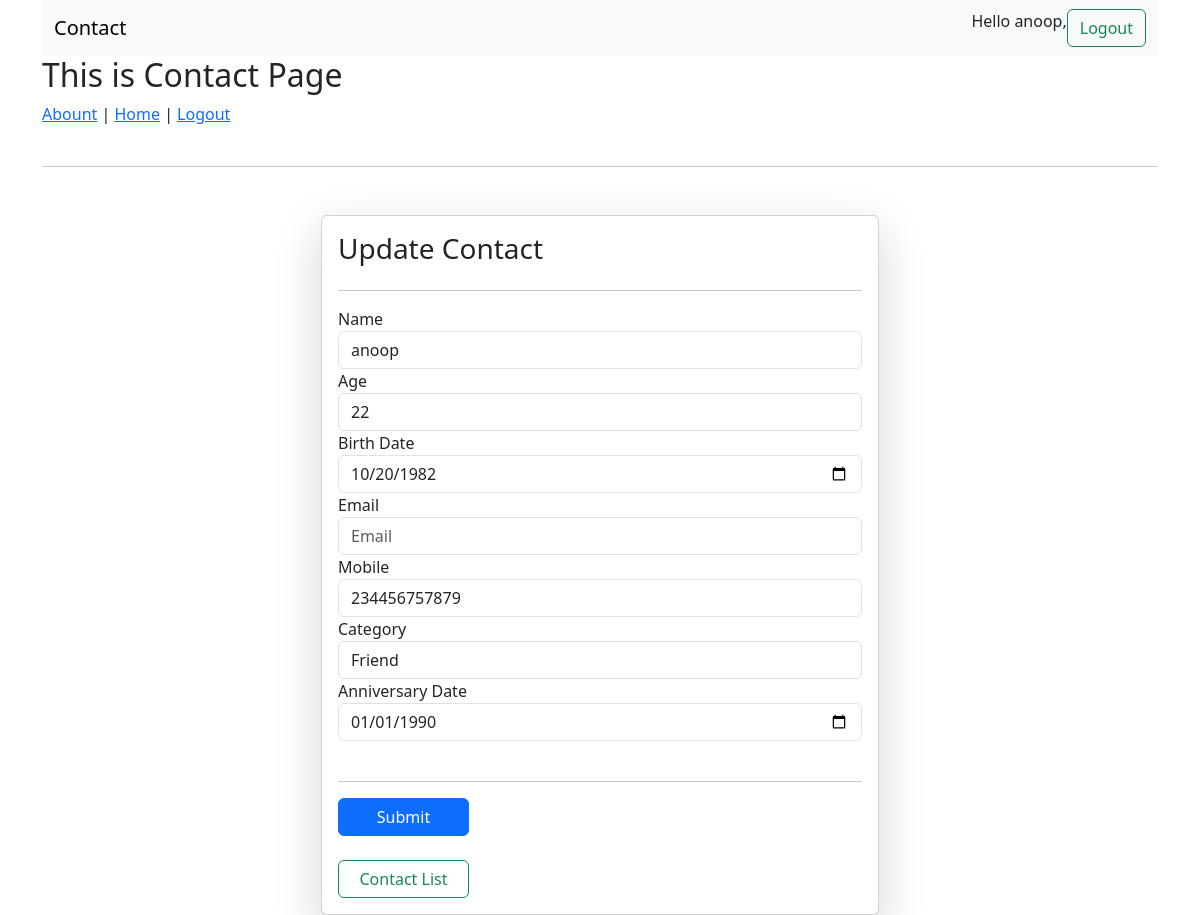
The page /update_contact/anoop/ (signed in) on the database its author committed.
### home/models.py (models this page shows, shortened)
class PhoneBook(models.Model):
    user = models.ForeignKey(User, on_delete=models.SET_NULL, null=True, blank=True)
    name = models.CharField(max_length=100)
    age = models.IntegerField()
    slug = models.SlugField(unique=True, null=True)
    dob = models.DateField(blank=True, null=True)
    email = models.EmailField(blank=True, null=True)
    mobile = models.CharField(max_length=11, null=True, blank=True)
    category = models.ForeignKey(Category, on_delete=models.CASCADE)
    anniversary = models.DateField(blank=True, null=True)
    status = models.IntegerField(default=1)
    is_deleted = models.BooleanField(default=False)
    """ def save(self, force_insert: bool = ..., force_update: bool = ..., using: str | None = ..., update_fields: Iterable[str] | None = ...) -> None:
        return super().save(force_insert, force_update, using, update_fields) """
    def save(self, *args, **kwargs):
        self.slug = generate_slug(self.name)
        super(PhoneBook, self).save(*args, **kwargs)

### home/views.py (the view, shortened to what this page needs)
# urls.py: path('update_contact/<slug>/',update_contact,name='update_contact'),
@login_required
def update_contact(request, slug):
    updateContactObj = PhoneBook.objects.get(slug=slug)
    Categories = Category.objects.all()
    print(request.method)
    context={'phoneBook':updateContactObj, 'Categories':Categories}
    return render(request, "home/update_contacts.html", context)

### home/templates/home/update_contacts.html (shortened to what this page needs)
{% extends "base.html" %}
{% block start %}
<h2>This is Contact Page</h2>
<a href="/about/">Abount</a>&nbsp;|&nbsp;<a href="/">Home</a>&nbsp;|&nbsp;<a href="/logout/">Logout</a><br><br><hr>
<div class="mt-5">
    <form class="form-horizontal col-6 mx-auto card p-3 shadow-lg" method="post" enctype="multipart/form-data" >
        <h3>Update Contact</h3>
        <hr>
          <div class="form-group">
            <label for="exampleInputEmail1">Name</label>
            <input type="text" name="name" value="{{phoneBook.name}}" class="form-control" placeholder="Enter Name">
          </div>
          <div class="form-group">
            <label for="exampleInputPassword1">Age</label>
            <input type="number" value="{{phoneBook.age}}" class="form-control" placeholder="Age" name="age">
          </div>
          <div class="form-group">
            <label for="exampleInputPassword1">Birth Date</label>
            <input type="date" class="form-control date" placeholder="Birth Date" name="dob" value="{{phoneBook.dob|date:'Y-m-d'}}">
          </div>
          <div class="form-group">
            <label for="exampleInputPassword1">Email</label>
            <input type="email" class="form-control" placeholder="Email" name="email" value="{{phoneBook.email}}">
          </div>
          <div class="form-group">
            <label for="exampleInputPassword1">Mobile</label>
            <input type="text" class="form-control" placeholder="Mobile" name="mobile" value="{{phoneBook.mobile}}">
          </div>
          <div class="form-group">
            <label for="exampleInputPassword1">Category</label>
            <select class="form-control" placeholder="Category" name="category">
                {% for category in Categories%}
                    <option value={{category.id}}>{{category.category_name}}</option>
                {% endfor%}
            </select>
          </div>
          <div class="form-group">
            <label for="exampleInputPassword1">Anniversary Date</label>
            <input type="date" class="form-control" placeholder="Anniversary Date" name="anniversary" value="{{phoneBook.anniversary|date:'Y-m-d'}}">
          </div>
          <br><hr>
          <button type="submit" class="btn btn-primary col-3">Submit</button>&nbsp;&nbsp;
          <a href="/contacts" class="btn btn-outline-success col-3">Contact List</a>
    </form>
</div>
{% endblock %}

### home/templates/base.html (shortened to what this page needs)
<!DOCTYPE html>
<html lang="en">
<head>
    <link href="https://cdn.jsdelivr.net/npm/bootstrap@5.3.1/dist/css/bootstrap.min.css" rel="stylesheet">
</head>
<body class="container">
    <nav class="navbar bg-body-tertiary">
        <div class="container-fluid">
          <a class="navbar-brand">Contact</a>
          <form class="d-flex" role="search">
            {% if request.user.is_authenticated %}
                Hello {{request.user}},<a href="/logout/" class="btn btn-outline-success" >Logout</a>
            {% else %}
                <a href="/login/" class="btn btn-primary" >Login</a>
            {% endif %}
          </form>
        </div>
      </nav>
{% block start%}
{% endblock %}
</body>
</html>

### rows shown on the page
PhoneBook: name "anoop", age "22", dob "10/20/1982", mobile "234456757879", anniversary "01/01/1990"

### other values the page prints
{{ request.user }} "anoop"
form field category "Friend"
